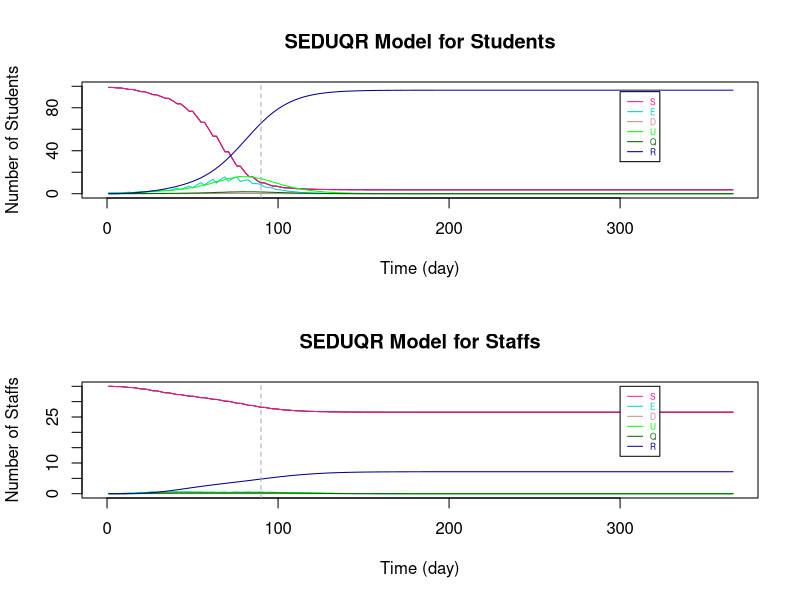

Source code (R):
# Sensibility Analysis - alpha

###################################################################################################################

# Parameters
Ta = matrix(c(0.64,1), nrow = 2) # transmissibility of student and staff
Ca = matrix(c(0.79,1), nrow = 1)  # susceptibility of student and staff
tau = c(0.54, 0.54/2)  # individual transmission rate within and outside the bubble
# set p: the transmission rate: 
p1 = Ta %*% Ca
# p = (student-student same bubble, student-student different, staff-student, student-staff, staff-staff both teaching same or different bubbles)
p = c(p1[1,1]*tau[1], p1[1,1]*tau[2], p1[2,1]*tau[2], p1[1,2]*tau[2], p1[2,2]*tau[2]) #RHO

a = 0.14  # ALPHA: rate from latent to infection
d = c(0.1,0.3) # d:probability of an infection is detectable/symptomatic for student and staff
e = 0.138 # EPSILON: the relative transmission for undetectable compared to detectable
o = 0.75  # THETA: rate of getting quanrantined 
y = 0.1 # GAMMA:recovery rate (differ by age and compartments)

r.values = c(9,3,10,3,3)  # r:contact r people (should be changing with time), in the same order as p (RHO)

T = 366
N = 10 # student number in each bubble


###################################################################################################################

# Define dataframe - students bubbles 1-10 and total staff
# Define array 
B <- matrix(rep(0), T, 7)
A <- array(rep(B), dim = c(T, 7, 11))

A[,1,] <- 10 #  S
A[,7,] <- 10 #  N
A[,1,11] <- 30  # 30 staffs are S initially
A[,7,11] <- 55 #  55 staffs in total (20 of them work from home)
A[1,,1] <- c(9,1,0,0,0,0,10)   # initials

dimnames(A) <- list(1:T, c("S","E","D","U","Q","R","N"), c(sprintf("B%d", 1:10),"Staff"))  # name the array

head(A)
da_alpha1 <- as.data.frame(A)

###################################################################################################################

# Set initials
S <- matrix(rep(0), T+1, 10)
E <- matrix(rep(0), T+1, 10)
D <- matrix(rep(0), T+1, 10)
U <- matrix(rep(0), T+1, 10)
Q <- matrix(rep(0), T+1, 10)
R <- matrix(rep(0), T+1, 10)
r <- matrix(rep(0), T+1, 10)

S.Staff=S1=S2=S3=S4=S5=S6=S
E.Staff=E1=E2=E3=E4=E5=E6=E
D.Staff=D1=D2=D3=D4=D5=D6=D
U.Staff=U1=U2=U3=U4=U5=U6=U
Q.Staff=Q1=Q2=Q3=Q4=Q5=Q6=Q
R.Staff=R1=R2=R3=R4=R5=R6=R
r1=r2=r3=r4=r5=r

S5.diff=S2.diff=S
E5.diff=E2.diff=E
D5.diff=D2.diff=D
U5.diff=U2.diff=U
R5.diff=R2.diff=R
r5.diff=r2.diff=r

S.Staff.change = S.Staff

# Staff replacement
Staff.School = S.Staff  
Staff.rp = S.Staff  

# Tutorial Group
S.Std_Std = S
S.Std1=S.Std2=S
S.Stf=E.Stf=D.Stf=U.Stf=Q.Stf=R.Stf=S


###################################################################################################################
# The Symbols for the Dynamic system 

# STUDENTS
# S, E, D, U, Q, R : (without subscript of numbers) TOTAL number of students in each compartment (for an individual bubble)

# S1, E1, D1, U1, Q1, R1: TOTAL number of students in each compartments with ONLY the intractions WITHIN bubbles (for an individual bubble)

# S2.diff, E2.diff, D2.diff, U2.diff, R2.diff : TOTAL number of students that are not in the specified bubble (for an individual bubble)

# S2, E2, D2, U2, Q2, R2: CHANGE of number of students in each compartments by BETWEEN-BUBBLES interactions (for an individual bubble)

# S3, E3, D3, U3, Q3, R3 : CHANGE of number of students in each compartments by their teaching staffs (for an individual bubble)

# STAFFS
# S.Staff, E.Staff, D.Staff, U.Staff, Q.Staff, R.Staff : (without subscript of numbers) TOTAL number of STAFF in each compartment (for those teaching an individual bubble)

# S4, E4, D4, U4, Q4, R4: CHANGE of number of staffs in each compartments by the students they teach (for those teaching an individual bubble)

# S5.diff, E5.diff, D5.diff, U5.diff, R5.diff : TOTAL number of staffs that are not teaching the specified bubble (for those teaching an individual bubble)

# S5, E5, D5, U5, Q5, R5 : CHANGE of number of staffs in each compartments by staffs teaching other bubbles (for those teaching an individual bubble)

# S6, E6, D6, U6, Q6, R6 : CHANGE of number of staffs in each compartments by the staffs teaching the same bubble (for those teaching an individual bubble)

# r are the number of sesceptible contacts that an infection case would contact (vary with situations)

# Staff.School : the number of staff at school of teaching each bubble

# Staff.rp : the number of staff that can come to teach the bubble that were working from home

# TUTOR GROUP

# S.Std_Std : CHANGE of number of student in tutor group by infections within tutor group

# S.Std1 : CHANGE of number of student in bubble j by infections within tutor group

# S.Std2 : CHANGE of number of student in bubble j by infections from the tutor

# S.Stf, E.Stf, D.Stf, U.Stf, Q.Stf, R.Stf : Total number of tutors being infected in tutor group j

###################################################################################################################

# i : time step start from 1 
# j : bubble number 1 to 10

for (i in 1:T){
  for (j in 1:10){  
    
    ###### For STUDENTS
    
    # initals
    S[1,j] =  da_alpha1[1,paste("S.B", j, sep = "")]
    E[1,j] =  da_alpha1[1,paste("E.B", j, sep = "")]
    D[1,j] =  da_alpha1[1,paste("D.B", j, sep = "")]
    U[1,j] =  da_alpha1[1,paste("U.B", j, sep = "")]
    Q[1,j] =  da_alpha1[1,paste("Q.B", j, sep = "")]
    R[1,j] =  da_alpha1[1,paste("R.B", j, sep = "")]
    
    # STUDENT to STUDENT in the SAME BUBBLE
    S1[1,j] =  da_alpha1[1,paste("S.B", j, sep = "")]
    E1[1,j] =  da_alpha1[1,paste("E.B", j, sep = "")]
    D1[1,j] =  da_alpha1[1,paste("D.B", j, sep = "")]
    U1[1,j] =  da_alpha1[1,paste("U.B", j, sep = "")]
    Q1[1,j] =  da_alpha1[1,paste("Q.B", j, sep = "")]
    R1[1,j] =  da_alpha1[1,paste("R.B", j, sep = "")]
    r1[1,j] =  S[1,j]  # number of contact depends on how many S in the bubble
    
    # This formula comes from the dynamic equations (in powerpoint slide 4)
    S1[i+1,j] = S[i,j] - r1[i,j]*p[1]*(D[i,j]+e*U[i,j])
    E1[i+1,j] = E[i,j] + r1[i,j]*p[1]*(D[i,j]+e*U[i,j]) - a*E[i,j]
    D1[i+1,j] = D[i,j] + a*d[1]*E[i,j] - o*D[i,j]
    U1[i+1,j] = U[i,j] + a*(1-d[1])*E[i,j] - y*U[i,j]
    Q1[i+1,j] = Q[i,j] + o*D[i,j] - y*Q[i,j]
    R1[i+1,j] = R[i,j] + y*(Q[i,j]+U[i,j])
    r1[i+1,j] = S[i,j] 
    
    
    # STUDENT to STUDENT in DIFFERENT BUBBLES #
    # number of contact for each individual in bubble j to students in other bubbles
    r2.diff[1,j] =  3  # each student in j contact 3 students in other bubbles
    r2.diff[i+1,j] = r2.diff[i,j]    
    # the total number of contacts of the students in bubble j
    m = round(r2.diff[i,j]*(S[i,j]))  # only Susceptible individuals in j might be infected by students in other bubbles
    
    # inital values of total number of students at school not in bubble j
    # (only S,E,D,U are at school, currently not considered recovery come back to school yet)
    S2.diff[1,j] = 90
    E2.diff[1,j] = 0
    D2.diff[1,j] = 0
    U2.diff[1,j] = 0
    R2.diff[1,j] = 0
    
    # Subset for S,E,D,U compartments of all bubbles 
    all.S = (c(1:ncol(da_alpha1)) %% 7) == 1
    all.E = (c(1:ncol(da_alpha1)) %% 7) == 2
    all.D = (c(1:ncol(da_alpha1)) %% 7) == 3
    all.U = (c(1:ncol(da_alpha1)) %% 7) == 4
    all.R = (c(1:ncol(da_alpha1)) %% 7) == 6
    
    #total number of students at school not in bubble j (and not staff: the reason of removing the last column)
    # The number of S, E, D, U at time i, different to bubble j
    S2.diff[i,j] = round(sum((da_alpha1[i,(all.S)][,-j])[,c(1:ncol(da_alpha1[i,(all.S)][,-j])-1)]))
    E2.diff[i,j] = round(sum((da_alpha1[i,(all.E)][,-j])[,c(1:ncol(da_alpha1[i,(all.E)][,-j])-1)]))
    D2.diff[i,j] = round(sum((da_alpha1[i,(all.D)][,-j])[,c(1:ncol(da_alpha1[i,(all.D)][,-j])-1)]))
    U2.diff[i,j] = round(sum((da_alpha1[i,(all.U)][,-j])[,c(1:ncol(da_alpha1[i,(all.U)][,-j])-1)]))
    R2.diff[i,j] = round(sum((da_alpha1[i,(all.R)][,-j])[,c(1:ncol(da_alpha1[i,(all.R)][,-j])-1)]))
    
    # make a list of S, E, D, U not in bubble j (the times of repeat is the number of students in each compartment)
    list = c(rep("S", S2.diff[i,j]), rep("E", E2.diff[i,j]), rep("D", D2.diff[i,j]), rep("U", U2.diff[i,j]), rep("R", R2.diff[i,j]))
    
    #count the number of S,E,D,U that students in j contacted to
    # " sample(list, m, replace = TRUE) ": Randomly select m from list
    set.seed(123)
    countS = sum((sample(list, m, replace = TRUE))=="S") # for students in bubble j: the number of contact outside bubble j are S
    countE = sum((sample(list, m, replace = TRUE))=="E") # for students in bubble j: the number of contact outside bubble j are E
    countD = sum((sample(list, m, replace = TRUE))=="D") # for students in bubble j: the number of contact outside bubble j are D
    countU = sum((sample(list, m, replace = TRUE))=="U") # for students in bubble j: the number of contact outside bubble j are U
    countR = sum((sample(list, m, replace = TRUE))=="R") # for students in bubble j: the number of contact outside bubble j are R
    
    
    # The number of change in S and E compartments by interactions from other bubbles to bubbles j (only the partial effect)
    # initial (no intractions between bubbles at time 1)
    S2[1,j] = 0
    E2[1,j] = 0
    
    # The change in S and E for bubble j only depends on the number of:
    # 1. (   susceptible students in bubble j: r1[i,j] = S[i,j]   ) and 
    # 2. (   number of detectable/symtomatic and undetectable/asymtomatic that are contacted in other bubbles: countD+e*countU   
    #                                                        -- e is because the effectiveness on D and U in infection rate are different)
    S2[i+1,j] = -p[2]*(countD+e*countU)  # Only the change because of other bubbles
    E2[i+1,j] = p[2]*(countD+e*countU)  # Only the change because of other bubbles, so those Es goes into D/U compartments are included in E1
    
    
    # STAFF to STUDENTs they teach 
    # initial - there is no change of S and E initially
    S3[1,j] = 0
    E3[1,j] = 0
    r3[1,j] = r.values[3]
    
    # The change in S and E for bubble j depends on the number of D and U of staffs
    S3[i+1,j] = - r1[i,j]*p[3]*(D.Staff[i,j]+e*U.Staff[i,j]) 
    E3[i+1,j] = r1[i,j]*p[3]*(D.Staff[i,j]+e*U.Staff[i,j])  
    r3[i+1,j] =  S[i,j]
    
    
    
    ### TUTOR GROUP
    
    # STUDENTs TO STUDENTs in the same tutorial group
    
    # A tutor group contains 2 bubbles of students and a staff that is not teaching the bubbles
    # With the tutor meeting of 15mins and a typical school day of 6 hours, the time length of contact is 1/24 of that in a bubble
    # initial (S.Std_Std is the change of S in tutor group j with students in both bubble j and 11-j)
    S.Std_Std[1,] = c(rep(0,10))  # S.Std_Std : total change of students in tutor group
    S.Std1[1,] = c(rep(0,10))
    
    
    # The change of S for tutor group j with students in both bubble j and 11-j
    if (j <= 5){ # 5 tutor groups in total
      S.Std_Std[i+1,j] = - (S[i,j]+S[i,11-j])*p[1]*((D[i,j]+e*U[i,j])+(D[i,11-j]+e*U[i,11-j]))*1/24
      
      # As the change is less than 0.5, separate the new cases of infections according to the percentage of S in each bubble
      if (S[i,j]+S[i,11-j] > 0){
        S.Std1[i+1,j] = S.Std_Std[i+1,j]*S[i,j]/(S[i,j]+S[i,11-j])  # S.Std1 : total change of students in  bubble j by having tutor group
        S.Std1[i+1,11-j] = S.Std_Std[i+1,j]*S[i,11-j]/(S[i,j]+S[i,11-j])
      }
      
      else{
        S.Std1[i+1,j] = 0
        S.Std1[i+1,11-j] = 0
      }
    }
    
    else{ # avoid to count the infections twice
    }
    
    
    # STAFF TO STUDENTs in the same tutorial group
    
    # There is only 1 staff for each tutor group
    # S.Std2 : the change of studnets in bubble j by infections from the tutor
    # initial - there is no change of S and E initially
    S.Std2[1,] = c(rep(0,10)) 
    
    # The change of S for tutor group j with students in both bubble j and 11-j
    if (j <= 5){ # 5 tutor groups in total
      if (S[i,j]+S[i,11-j] > 0){
        S.Std2[i+1,j] = - ((S[i,j]+S[i,11-j])*p[3]*(D.Stf[i,j]+e*U.Stf[i,j])*1/24)*(S[i,j]/(S[i,j]+S[i,11-j]))
        S.Std2[i+1,11-j] = - ((S[i,j]+S[i,11-j])*p[3]*(D.Stf[i,j]+e*U.Stf[i,j])*1/24)*(S[i,11-j]/(S[i,j]+S[i,11-j]))
      }
      
      else{
        S.Std2[i+1,j] = 0
        S.Std2[i+1,11-j] = 0
      }
    }
    
    else{ # avoid to count the infections twice
    }
    
    
    
    # TOTAL on STUDNETS 
    if (S1[i+1,j] + S2[i+1,j] + S3[i+1,j] + S.Std1[i+1,j] + S.Std2[i+1,j] >= 0){   # The total number of S has to be >= 0
      S[i+1,j] = S1[i+1,j] + S2[i+1,j] + S3[i+1,j] + S.Std1[i+1,j] + S.Std2[i+1,j]
      E[i+1,j] = E1[i+1,j] + E2[i+1,j] + E3[i+1,j] - S.Std1[i+1,j] - S.Std2[i+1,j]
    }
    else {  # If not, S = 0, 
      #         E = previous (time step) amout of E - the same amount of students reduced in S compartment - those move to the next compartments
      S[i+1,j] = 0
      E[i+1,j] = E[i,j] - (S[i+1,j]-S[i,j]) - a*E[i,j]
    }
    
    D[i+1,j] = D1[i+1,j]
    U[i+1,j] = U1[i+1,j]
    Q[i+1,j] = Q1[i+1,j]
    R[i+1,j] = R1[i+1,j]
    
    
    ###### For STAFF
    
    # Assume there are 55 staffs in total, initially 30 of them teach students. 
    # The overall effect on STAFF (stdent -> staff  &   staff -> staff in same / different bubble)
    
    # initials
    S.Staff[1,] =  3
    E.Staff[1,] =  0
    D.Staff[1,] =  0
    U.Staff[1,] =  0
    Q.Staff[1,] =  0
    R.Staff[1,] =  0
    
    # STUDENT to STAFF
    # initials
    S4[1,j] = 0
    r4[1,j] = r.values[4]  
    
    # Only S and E compartments will change directly by the infection cause by studnets (E3 = -S3)
    S4[i+1,j] = - r4[i]*p[4]*(D[i,j]+e*U[i,j])
    r4[i+1,j] = S.Staff[i,j]
    
    
    # STAFF to STAFF (teach same bubble)
    # initials
    S6[1,j] = 0
    
    # Only S and E compartments will change directly by the infection cause by staffs teach same bubble (E6 = -S6)
    S6[i+1,j] = - r4[i]*p[5]*(D.Staff[i,j]+e*U.Staff[i,j])
    
    
    # STAFF to STAFF (teach different bubbles)
    # number of contact for each individual staff teach bubble j to the staffs teach other bubbles
    r5.diff[1,j] =  3  # each staff teach j contact 3 staffs teach other bubbles
    r5.diff[i+1,j] = r5.diff[i,j]    
    # the total number of contacts of the students in bubble j
    m.Staff = round(r5.diff[i,j]*(S.Staff[i,j]))  # only Susceptible staffs in j might be infected 
    
    # inital values of total number of staff at school not teach bubble j
    # (only S,E,D,U are at school, currently not considered recovery come back to school yet)
    S5.diff[1,] = 27
    E5.diff[1,] = 0
    D5.diff[1,] = 0
    U5.diff[1,] = 0
    R5.diff[1,] = 0
    
    # The number of S, E, D, U at time i, not teaching to bubble j
    S5.diff[i,j] = round(sum(S.Staff[i,])-S.Staff[i,j])
    E5.diff[i,j] = round(sum(E.Staff[i,])-E.Staff[i,j])
    D5.diff[i,j] = round(sum(D.Staff[i,])-D.Staff[i,j])
    U5.diff[i,j] = round(sum(U.Staff[i,])-U.Staff[i,j])
    R5.diff[i,j] = round(sum(R.Staff[i,])-R.Staff[i,j])
    
    # make a list of S, E, D, U not teach bubble j (the times of repeat is the number of staff in each compartment)
    list.Staff = c(rep("S", S5.diff[i,j]), rep("E", E5.diff[i,j]), rep("D", D5.diff[i,j]), rep("U", U5.diff[i,j]), rep("R", R5.diff[i,j]))
    
    #count the number of S,E,D,U that staffs teaching bubble j contacted to
    # " sample(list.Staff, m.Staff, replace = TRUE) ": Randomly select m.Staff from list
    set.seed(123)
    count.StaffS = sum((sample(list.Staff, m.Staff, replace = TRUE))=="S") # for students in bubble j: the number of contact outside bubble j are S
    count.StaffE = sum((sample(list.Staff, m.Staff, replace = TRUE))=="E") # for students in bubble j: the number of contact outside bubble j are E
    count.StaffD = sum((sample(list.Staff, m.Staff, replace = TRUE))=="D") # for students in bubble j: the number of contact outside bubble j are D
    count.StaffU = sum((sample(list.Staff, m.Staff, replace = TRUE))=="U") # for students in bubble j: the number of contact outside bubble j are U
    count.StaffR = sum((sample(list.Staff, m.Staff, replace = TRUE))=="R") # for students in bubble j: the number of contact outside bubble j are R
    
    # The number of change in S and E compartments by staffs teach j and other staffs contacts
    # initial (no transmission at time 1)
    S5[1,j] = 0
    
    # The change in S and E for staffs teach bubble j only depends on the number of:
    # 1. (   susceptible staffs teach bubble j: r5[i,j] = S.Staff[i,j]   ) and 
    # 2. (   number of detectable/symtomatic and undetectable/asymtomatic staffs teach other bubbles: count.StaffD+e*count.StaffU
    #                                                        -- e is because the effectiveness on D and U in infection rate are different)
    S5[i+1,j] = - p[5]*(count.StaffD+e*count.StaffU)  # Only the change because of staff teach other bubbles
    # E5 = -S5
    
    
    # TUTOR GROUP
    
    # The STUDENTS in the tutor group to STAFF
    # Assume for tutor group 1-5, the tutor is not teaching any bubbles
    # There is no staff to replace tutor if he is infected, but he will work again when he has recovered
    # initial - there is no change of S and E initially
    S.Stf[1,] = c(rep(1,5), rep(0,5)) 
    E.Stf[1,] = D.Stf[1,] = U.Stf[1,] = Q.Stf[1,] = R.Stf[1,] = rep(0,10)
    
    
    # The total number of S for staff in tutor group j 
    if (j <= 5){ # 5 tutor groups in total
      if (S.Stf[i,j] > 0){
        S.Stf[i+1,j] = S.Stf[i,j] - S.Stf[i,j]*p[4]*((D[i,j]+e*U[i,j])+(D[i,11-j]+e*U[i,11-j]))*1/24
      }
      
      else{
        S.Stf[i+1,j] = 0
      }
    }
    
    else{ # avoid to count the infections twice
      S.Stf[i+1,j] = 0
    }
    
    E.Stf[i+1,j] = E.Stf[i,j] + (S.Stf[i+1,j] - S.Stf[i,j]) - a*E.Stf[i,j]
    D.Stf[i+1,j] = D.Stf[i,j] + a*d[1]*E.Stf[i,j] - o*D.Stf[i,j]
    U.Stf[i+1,j] = U.Stf[i,j] + a*(1-d[1])*E.Stf[i,j] - y*U.Stf[i,j]
    Q.Stf[i+1,j] = Q.Stf[i,j] + o*D.Stf[i,j] - y*Q.Stf[i,j]
    R.Stf[i+1,j] = R.Stf[i,j] + y*(Q.Stf[i,j]+U.Stf[i,j])
    
    
    # TOTAL on STAFF
    # the total change of staff
    
    S.Staff.change[1,j] = 0
    S.Staff.change[i+1,j] = -(S4[i+1,j] + S5[i+1,j] + S6[i+1,j])    
    
    # With larger number in each group, remove the overlapping cases of new infection by:
    # (There might be chance an individual staff is infected by both students he teach and other staff he contact with)
    # Here, use randomly choosing to reduce the overlapping change effect
    # # # count.StaffS_overlap = - round(S3[i+1,j] + S5[i+1,j] + S6[i+1,j]) # the infected cases/the change in S (with overlap)
    
    # This formula comes from the dynamic equations (in powerpoint slide 4)
    S.Staff[i+1,j] = S.Staff[i,j] - S.Staff.change[i+1,j]
    E.Staff[i+1,j] = E.Staff[i,j] + S.Staff.change[i+1,j] - a*E.Staff[i,j]
    D.Staff[i+1,j] = D.Staff[i,j] + a*d[2]*E.Staff[i,j] - o*D.Staff[i,j]
    U.Staff[i+1,j] = U.Staff[i,j] + a*(1-d[2])*E.Staff[i,j] - y*U.Staff[i,j]
    Q.Staff[i+1,j] = Q.Staff[i,j] + o*D.Staff[i,j] - y*Q.Staff[i,j]
    R.Staff[i+1,j] = R.Staff[i,j] + y*(Q.Staff[i,j]+U.Staff[i,j])
    
    
    # STAFF replacement (remove this part to see if there is no extra staff that teaching the same course)
    # We assume initially 30 out of 55 staffs are teaching bubbles and the other 20 staffs are working from home.
    # Assume each bubble has 3 teaching staff and 2 other staffs working from home that can teach the same course.
    # If one of the staff was teaching at school is isolated, a staff that is "teaching the same course" will come back to school and teach the bubble. (within 24h)
    # When an istolated staff is recovered, he will come back to school on the next day. (within 24h)
    # If that result in more than 3 staffs teaching the bubble, let some susceptible staffs to work from home.  
    # So, each bubble will have 3 teaching staffs until there are not enough staffs available.
    
    Staff.rp[1,j] = 2  # the staff can come to teach in the next day that are working from home
    Staff.School[1,j] = 3  # total number of staffs that are teaching the bubble
    Staff.School[i,j] = S.Staff[i,j] + E.Staff[i,j] + D.Staff[i,j] + U.Staff[i,j] + R.Staff[i,j]
    
    if (Staff.School[i,j] < 3) {  # if the number of staff teaching bubble j is less than 3
      
      if ((3 - Staff.School[i,j]) <= Staff.rp[i,j]) {  # if there are enough staff to come back and teach
        S.Staff[i+1,j] = S.Staff[i+1,j] + (3 - Staff.School[i,j])
        Staff.rp[i+1,j] = Staff.rp[i,j] - (3 - Staff.School[i,j])
      }
      
      else{  # if there is not enought staff to come back and teach
        S.Staff[i+1,j] = S.Staff[i+1,j] + Staff.rp[i,j]
        Staff.rp[i+1,j] = 0
      }
    }
    
    else{  
      if (round(Staff.School[i,j]) > 3) { # if after the staff combing back from isolation, there are more than 3 staffs teaching the bubble j
        S.Staff[i+1,j] = S.Staff[i+1,j] - (Staff.School[i,j] - 3)
        Staff.rp[i+1,j] = Staff.rp[i,j] + (Staff.School[i,j] - 3)
      } 
      
      else {# if there are 3 staffs teaching the bubble j
        S.Staff[i+1,j] = S.Staff[i+1,j]
        Staff.rp[i+1,j] = Staff.rp[i,j] 
      }
    }
    
    
    
    # The change on Weekends
    # There will not be new infections from 0 A.M. on Saturday till 0 A.M. on the following Monday
    
    offschool = c(seq(0,T,7)-1,seq(0,T,7)-0)
    
    if (!is.na(match(i, setdiff(0:T,offschool))) == TRUE){  #if time i is weekday
    }
    
    else{  #if time i is weekend
      S[i+1,j] = S[i,j]
      E[i+1,j] = E[i,j] - a*E[i,j]
      
      S.Staff[i+1,j] = S.Staff[i,j]
      E.Staff[i+1,j] = E.Staff[i,j] - a*E.Staff[i,j]
      
    }
    
    # Add the results of each time step i and each bubble j of each compartments to the dataframe da_alpha1
    da_alpha1[i,paste("S.B", j, sep = "")] <- S[i,j]
    da_alpha1[i,paste("E.B", j, sep = "")] <- E[i,j]
    da_alpha1[i,paste("D.B", j, sep = "")] <- D[i,j]
    da_alpha1[i,paste("U.B", j, sep = "")] <- U[i,j]
    da_alpha1[i,paste("Q.B", j, sep = "")] <- Q[i,j]
    da_alpha1[i,paste("R.B", j, sep = "")] <- R[i,j]
    
    da_alpha1[i,paste("S.", "Staff", sep = "")] <- sum(S.Staff[i,]) + sum(S.Stf[i,])
    da_alpha1[i,paste("E.", "Staff", sep = "")] <- sum(E.Staff[i,]) + sum(E.Stf[i,])
    da_alpha1[i,paste("D.", "Staff", sep = "")] <- sum(D.Staff[i,]) + sum(D.Stf[i,])
    da_alpha1[i,paste("U.", "Staff", sep = "")] <- sum(U.Staff[i,]) + sum(U.Stf[i,])
    da_alpha1[i,paste("Q.", "Staff", sep = "")] <- sum(Q.Staff[i,]) + sum(Q.Stf[i,])
    da_alpha1[i,paste("R.", "Staff", sep = "")] <- sum(R.Staff[i,]) + sum(R.Stf[i,])
    
    # Sum up the total dynamic of students for all bubbles
    da_alpha1$S.Student[i] <- sum(S[i,])
    da_alpha1$E.Student[i] <- sum(E[i,])
    da_alpha1$D.Student[i] <- sum(D[i,])
    da_alpha1$U.Student[i] <- sum(U[i,])
    da_alpha1$Q.Student[i] <- sum(Q[i,])
    da_alpha1$R.Student[i] <- sum(R[i,])
    da_alpha1$N.Student[i] <- 100
    
  }
}

# Add extra columns 
for (i in 1:T){
  
  # total number of Staffs working from home
  da_alpha1$Staff.rp[i] <- sum(Staff.rp[i,])  
  
  # reproduction rate Rt
  da_alpha1$Rt.Student[i] <- (da_alpha1$E.Student[i+1] + da_alpha1$D.Student[i+1] + da_alpha1$U.Student[i+1] + da_alpha1$Q.Student[i+1]) / 
    (da_alpha1$E.Student[i] + da_alpha1$D.Student[i] + da_alpha1$U.Student[i] + da_alpha1$Q.Student[i])
  
  da_alpha1$Rt.Staff[i] <- (da_alpha1$E.Staff[i+1] + da_alpha1$D.Staff[i+1] + da_alpha1$U.Staff[i+1] + da_alpha1$Q.Staff[i+1]) / 
    (da_alpha1$E.Staff[i] + da_alpha1$D.Staff[i] + da_alpha1$U.Staff[i] + da_alpha1$Q.Staff[i])
}



###################################################################################################################
# Plot SEDUQR graphs
par(mfrow=c(2, 1), lwd=1)

# Students
X_lim <- seq(1,T,by=1)
plot(da_alpha1$S.Student~X_lim, pch=15, col="black", main = "SEDUQR Model for Students", type = "l", xlab = "Time (day)", ylab = "Number of Students", xlim = c(0,T), ylim = c(0,100))

lines(da_alpha1$S.Student, col="DeepPink", lty=1)
lines(da_alpha1$E.Student, col="darkTurquoise", lty=1)
lines(da_alpha1$D.Student, col="RosyBrown", lty=1)
lines(da_alpha1$U.Student, col="green", lty=1)
lines(da_alpha1$Q.Student, col="darkgreen", lty=1)
lines(da_alpha1$R.Student, col="darkblue", lty=1)

legend(300, 95 ,c("S","E","D", "U", "Q", "R"),col=c("DeepPink","darkTurquoise","RosyBrown", "green", "darkgreen", "darkblue"),
       text.col=c("DeepPink","darkTurquoise","RosyBrown", "green", "darkgreen", "darkblue"),lty=c(1,1,1,1,1,1),
       cex=0.5)

abline(v=90,col="dark grey", lty=2)

# Staffs
X_lim <- seq(1,T,by=1)
plot(da_alpha1$S.Staff~X_lim, pch=15, col="black", main = "SEDUQR Model for Staffs", type = "l", xlab = "Time (day)", ylab = "Number of Staffs", xlim = c(0,T), ylim = c(0,35))

lines(da_alpha1$S.Staff, col="DeepPink", lty=1)
lines(da_alpha1$E.Staff, col="darkTurquoise", lty=1)
lines(da_alpha1$D.Staff, col="RosyBrown", lty=1)
lines(da_alpha1$U.Staff, col="green", lty=1)
lines(da_alpha1$Q.Staff, col="darkgreen", lty=1)
lines(da_alpha1$R.Staff, col="darkblue", lty=1)

legend(300, 35,c("S","E","D", "U", "Q", "R"),col=c("DeepPink","darkTurquoise","RosyBrown", "green", "darkgreen", "darkblue"),
       text.col=c("DeepPink","darkTurquoise","RosyBrown", "green", "darkgreen", "darkblue"),lty=c(1,1,1,1,1,1),
       cex=0.5)

abline(v=90,col="dark grey", lty=2)
